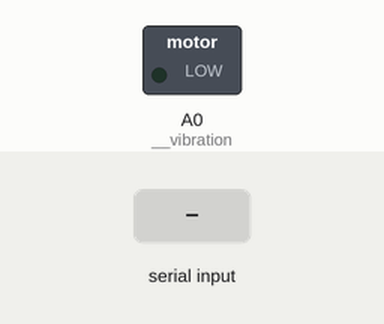
Simulated run of this program. Board: CircuitPython board. On the bench: switched loads named in the program (green lamp = pin HIGH). The test bench sets the inputs (shaded band).

Above: at 1.2 s.
1.3 s: "v" received over the second serial link
At 2.5 s:
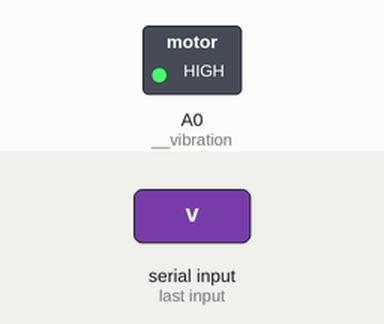
2.8 s: "s" received over the second serial link
At 3.9 s:
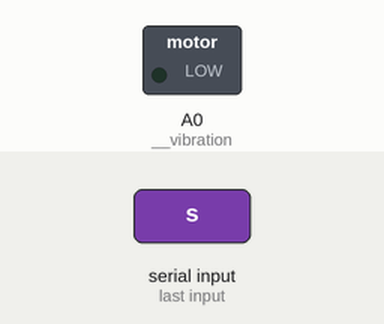
Timing chart, 0 to 5.8 s (numbered marks = the images above; inputs shaded):
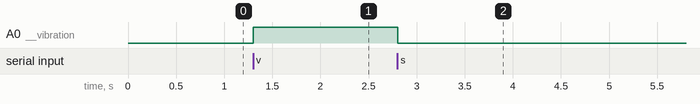

The program:

code.py
```python
from circuit_serial import CircuitSerial
import time
from vibration import Haptics

vibration_motor = Haptics()
vibration_set = False
ser = CircuitSerial()
ser.load()

while True:
    #waits for serial message
    data = ser.receive()
    if data != None:
        if data == "v":
            vibration_motor.start(1)
        if data == "s":
            vibration_motor.stop()

    time.sleep(0.1)
```

circuit_serial.py
```python
# Write your code here :-)
import usb_cdc

class CircuitSerial:

    def __init__(self):
        self.__serial = None

    def load(self):
        self.__serial = usb_cdc.data

    def get_data_port(self):
        print(self.__serial)

    def receive(self):
        received = ""
        while self.__serial.in_waiting > 0:
            incoming = self.__serial.read(1)

            if incoming != b'\r':
                received += incoming.decode("utf-8")
            elif incoming == b'\r':
                break
        if received != "":
            return received

    def send(self, id, data):
        self.__serial.write(str.encode("%s: %s%s" % (id,data,"\r")))
```

vibration.py
```python
# Write your code here :-)
import analogio
import board

class Haptics:

    def __init__(self):
        self.__vibration = analogio.AnalogOut(board.A0)

    def start(self, intensity):
        if intensity > 1:
            intensity = 1
        elif intensity < 0:
            intensity = 0

        #self.__vibration.value = round(65535 * intensity)
        self.__vibration.value = 65535

    def stop(self):
        self.__vibration.value = 0
```

Measured:
- after the input at 1.3 s, A0 (__vibration): LOW → HIGH at once
- after the input at 2.8 s, A0 (__vibration): HIGH → LOW at once
